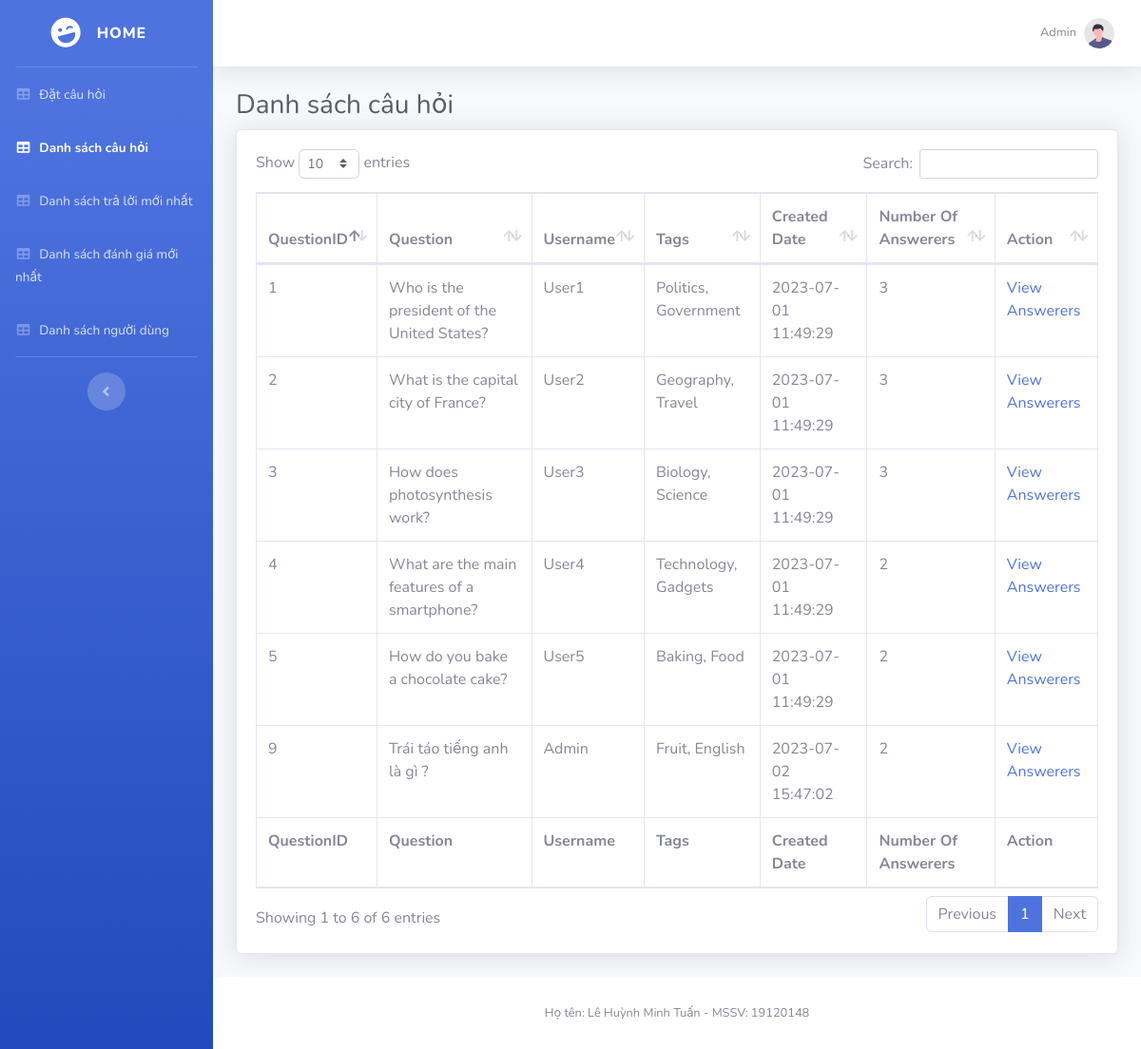
The app's page /?url=question (signed in) with its own data.
### tables this page shows
CREATE TABLE `questions` (
  `QuestionID` int(11) NOT NULL,
  `Question` varchar(255) DEFAULT NULL,
  `UserID` int(11) DEFAULT NULL,
  `Tags` varchar(255) DEFAULT NULL,
  `CreatedDate` datetime DEFAULT NULL,
  `NumberAnswerers` int(11) DEFAULT NULL
);

CREATE TABLE `users` (
  `UserID` int(11) NOT NULL,
  `UserName` varchar(255) DEFAULT NULL,
  `Role` varchar(30) DEFAULT NULL,
  `Password` varchar(255) DEFAULT NULL
);

### libs/Controller.php (called while the page is built, shortened)
<?php
    class Controller {
        public function model($model) {
            return new $model;
        }
        public function view($view, $data = []) {
            require_once "./libs/Helper.php";
            require_once './views/' . $view . '.php';
        }
    }

### controllers/question.php (called while the page is built, shortened)
<?php
class Question extends Controller
{
    public function index()
    {
        $this->view('layout',
            [
                'page'          => 'question',
                'title'         => 'Question',
                'questions'     => $this->model('QuestionModel')->getList(),
            ]
        );
    }
}

### libs/App.php (called while the page is built, shortened)
<?php
    class App {
        protected $action = 'index';
        function __construct() {
            $arr = $this->handle();
            if (!is_null($arr)) {
                if (file_exists('./controllers/' . $arr[0] . '.php')) {
                    unset($arr[0]);
                }
            }
            $this->controller = new $this->controller;
            $this->params = $arr ? array_values($arr) : [];
            call_user_func_array([$this->controller, $this->action], $this->params);
        }
        function handle() {
            if(isset($_GET['url'])){
                return explode('/', filter_var(trim($_GET['url'], '/')));
            }
        }
    }

### index.php (called while the page is built, shortened)
<?php
    require_once "./libs/App.php";
    require_once "./libs/Controller.php";
    require_once "./libs/config.inc.php";
    new App();

### libs/config.inc.php (called while the page is built, shortened)
<?php
    class Model {
        protected $server = 'localhost';
        protected $username = 'root';
        protected $password = '';
        public function __construct()
        {
            $this->connect = mysqli_connect($this->server, $this->username, $this->password);
        }
    }

### models/QuestionModel.php (called while the page is built, shortened)
<?php
class QuestionModel extends Model
{
    public function getList()
    {
        $sql = "SELECT * FROM users a, questions b WHERE a.UserID = b.UserID ORDER BY b.CreatedDate DESC";
        $result = mysqli_query($this->connect, $sql);
        $data = [];
        while ($row = mysqli_fetch_assoc($result)) {
            $data[] = $row;
        }
        return $data;
    }
}

### libs/Helper.php (called while the page is built, shortened)
<?php
   class Helper extends Controller
   {
      public function countAnswer($questionId)
      {
         $model = $this->model('AnswerModel');
         return $model->countAnswer($questionId);
      }
   }

### models/AnswerModel.php (called while the page is built, shortened)
<?php
class AnswerModel extends Model
{
    public function countAnswer($questionId)
    {
        $sql = "SELECT * FROM answers WHERE QuestionID = {$questionId}";
        $result = mysqli_query($this->connect, $sql);
        return mysqli_num_rows($result);
    }
}

### views/question.php (the view)
<h1 class="h3 mb-2 text-gray-800">Danh sách câu hỏi</h1>
<div class="card shadow mb-4">
    <div class="card-body">
        <div class="table-responsive">
            <table class="table table-bordered" id="dataTables-example" width="100%" cellspacing="0">
                <thead>
                    <tr>
                        <th>QuestionID</th>
                        <th>Question</th>
                        <th>Username</th>
                        <th>Tags</th>
                        <th>Created Date</th>
                        <th>Number Of Answerers</th>
                        <th>Action</th>
                    </tr>
                </thead>
                <tfoot>
                    <tr>
                        <th>QuestionID</th>
                        <th>Question</th>
                        <th>Username</th>
                        <th>Tags</th>
                        <th>Created Date</th>
                        <th>Number Of Answerers</th>
                        <th>Action</th>
                    </tr>
                </tfoot>
                <tbody>
                <?php foreach ($data['questions'] as $question): ?>
                    <tr>
                        <td><?= $question['QuestionID'] ?></td>
                        <td><?= $question['Question'] ?></td>
                        <td><?= $question['UserName'] ?></td>
                        <td><?= $question['Tags'] ?></td>
                        <td><?= $question['CreatedDate'] ?></td>
                        <td><?= $helper->countAnswer($question['QuestionID']) ?></td>
                        <td>
                            <a href="?url=question/viewAnswer/<?= $question['QuestionID'] ?>">View Answerers</a>
                        </td>
                    </tr>
                <?php endforeach; ?>
                </tbody>
            </table>
        </div>
    </div>
</div>

### views/layout.php (shortened to what this page needs)
<?php $helper = new Helper(); ?>
<!DOCTYPE html>
<html lang="en">
<head>
    <link href="./public/vendor/fontawesome-free/css/all.min.css" rel="stylesheet" type="text/css">
    <link href="./public/css/sb-admin-2.min.css" rel="stylesheet">
    <link href="./public/vendor/datatables/dataTables.bootstrap4.min.css" rel="stylesheet">
</head>
<body id="page-top">
    <div id="wrapper">
        <ul class="navbar-nav bg-gradient-primary sidebar sidebar-dark accordion" id="accordionSidebar">
            <a class="sidebar-brand d-flex align-items-center justify-content-center" href="?url=question">
                <div class="sidebar-brand-icon rotate-n-15">
                    <i class="fas fa-laugh-wink"></i>
                </div>
                <div class="sidebar-brand-text mx-3">HOME</div>
            </a>
            <hr class="sidebar-divider my-0">
            <?php include "./views/menu.php" ?>
            <hr class="sidebar-divider d-none d-md-block">
            <div class="text-center d-none d-md-inline">
                <button class="rounded-circle border-0" id="sidebarToggle"></button>
            </div>
        </ul>
        <div id="content-wrapper" class="d-flex flex-column">
            <div id="content">
                <nav class="navbar navbar-expand navbar-light bg-white topbar mb-4 static-top shadow">
                    <ul class="navbar-nav ml-auto">
                        <li class="nav-item dropdown no-arrow">
                            <a class="nav-link dropdown-toggle" href="#" id="userDropdown" role="button"
                                data-toggle="dropdown" aria-haspopup="true" aria-expanded="false">
                                <span class="mr-2 d-none d-lg-inline text-gray-600 small"><?= $_SESSION['user']['UserName'] ?></span>
                                <img class="img-profile rounded-circle"
                                    src="./public/img/undraw_profile.svg">
                            </a>
                        </li>
                    </ul>
                </nav>
                <div class="container-fluid">
                    <?php include "./views/" . $data["page"] . ".php" ?>
                </div>
            </div>
            <footer class="sticky-footer bg-white">
                <div class="container my-auto">
                    <div class="copyright text-center my-auto">
                        <span>Họ tên: Lê Huỳnh Minh Tuấn - MSSV: 19120148</span>
                    </div>
                </div>
            </footer>
        </div>
    </div>
</body>
</html>

### views/menu.php (shortened to what this page needs)
<?php if ($_SESSION['user']['Role'] === 'Admin'): ?>
    <li class="nav-item <?= $_GET['url'] === 'question/createQuestion' ? 'active' : '' ?>">
        <a class="nav-link" href="?url=question/createQuestion" aria-expanded="true">
            <i class="fas fa-fw fa-table"></i>
            <span>Đặt câu hỏi</span>
        </a>
    </li>
    <li class="nav-item <?= $_GET['url'] === 'question' || strpos($_GET['url'], 'question/viewAnswer') !== false || strpos($_GET['url'], 'question/viewEvaluate') !== false || strpos($_GET['url'], 'answer/evaluateAnswer') !== false || strpos($_GET['url'], 'answer/createAnswer') !== false ? 'active' : '' ?>">
        <a class="nav-link" href="?url=question" aria-expanded="true">
            <i class="fas fa-fw fa-table"></i>
            <span>Danh sách câu hỏi</span>
        </a>
    </li>
    <li class="nav-item <?= $_GET['url'] === 'answer' ? 'active' : '' ?>">
        <a class="nav-link" href="?url=answer" aria-expanded="true">
            <i class="fas fa-fw fa-table"></i>
            <span>Danh sách trả lời mới nhất</span>
        </a>
    </li>
    <li class="nav-item <?= $_GET['url'] === 'evaluate' ? 'active' : '' ?>">
        <a class="nav-link" href="?url=evaluate" aria-expanded="true">
            <i class="fas fa-fw fa-table"></i>
            <span>Danh sách đánh giá mới nhất</span>
        </a>
    </li>
    <li class="nav-item <?= $_GET['url'] === 'user' ? 'active' : '' ?>">
        <a class="nav-link" href="?url=user" aria-expanded="true">
            <i class="fas fa-fw fa-table"></i>
            <span>Danh sách người dùng</span>
        </a>
    </li>
<?php endif; ?>

### records on screen
questions: QuestionID "9", Question "Trái táo tiếng anh là gì ?", UserID.UserName "Admin", Tags "Fruit, English", CreatedDate "2023-07-02 15:47:02", countAnswer "2"
questions: QuestionID "1", Question "Who is the president of the United States?", UserID.UserName "User1", Tags "Politics, Government", CreatedDate "2023-07-01 11:49:29", countAnswer "3"
questions: QuestionID "2", Question "What is the capital city of France?", UserID.UserName "User2", Tags "Geography, Travel", CreatedDate "2023-07-01 11:49:29", countAnswer "3"
questions: QuestionID "3", Question "How does photosynthesis work?", UserID.UserName "User3", Tags "Biology, Science", CreatedDate "2023-07-01 11:49:29", countAnswer "3"
questions: QuestionID "4", Question "What are the main features of a smartphone?", UserID.UserName "User4", Tags "Technology, Gadgets", CreatedDate "2023-07-01 11:49:29", countAnswer "2"
questions: QuestionID "5", Question "How do you bake a chocolate cake?", UserID.UserName "User5", Tags "Baking, Food", CreatedDate "2023-07-01 11:49:29", countAnswer "2"

### other values on screen
$_SESSION['user']['UserName'] "Admin"
